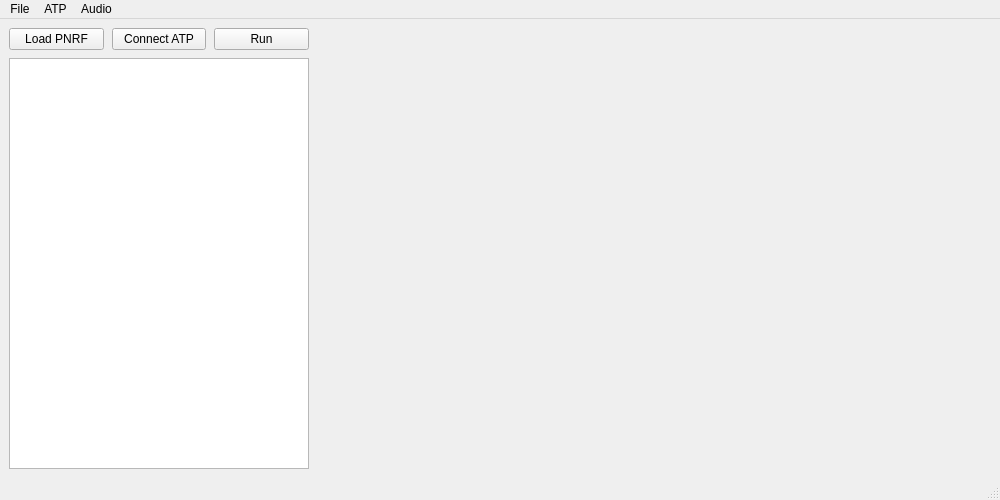
<?xml version="1.0" encoding="UTF-8"?>
<ui version="4.0">
 <class>MainWindow</class>
 <widget class="QMainWindow" name="MainWindow">
  <property name="geometry">
   <rect>
    <x>0</x>
    <y>0</y>
    <width>1000</width>
    <height>500</height>
   </rect>
  </property>
  <property name="windowTitle">
   <string>PNRF ATP Simulation</string>
  </property>
  <widget class="QWidget" name="centralwidget">
   <layout class="QHBoxLayout" name="horizontalLayout">
    <item>
     <widget class="QWidget" name="widget" native="true">
      <property name="minimumSize">
       <size>
        <width>100</width>
        <height>0</height>
       </size>
      </property>
      <property name="maximumSize">
       <size>
        <width>300</width>
        <height>16777215</height>
       </size>
      </property>
      <layout class="QVBoxLayout" name="verticalLayout">
       <property name="spacing">
        <number>8</number>
       </property>
       <property name="leftMargin">
        <number>0</number>
       </property>
       <property name="topMargin">
        <number>0</number>
       </property>
       <property name="rightMargin">
        <number>0</number>
       </property>
       <property name="bottomMargin">
        <number>0</number>
       </property>
       <item>
        <layout class="QHBoxLayout" name="horizontalLayout_2">
         <item>
          <widget class="QPushButton" name="pushButton_LoadFile">
           <property name="text">
            <string>Load PNRF</string>
           </property>
          </widget>
         </item>
         <item>
          <widget class="QPushButton" name="pushButton_Connect_ATP">
           <property name="text">
            <string>Connect ATP</string>
           </property>
          </widget>
         </item>
         <item>
          <widget class="QPushButton" name="pushButton_ATP_Run">
           <property name="text">
            <string>Run</string>
           </property>
          </widget>
         </item>
        </layout>
       </item>
       <item>
        <widget class="QTextEdit" name="textEdit"/>
       </item>
      </layout>
     </widget>
    </item>
    <item>
     <widget class="QCustomPlot" name="customPlot" native="true">
      <property name="sizePolicy">
       <sizepolicy hsizetype="Preferred" vsizetype="Preferred">
        <horstretch>0</horstretch>
        <verstretch>0</verstretch>
       </sizepolicy>
      </property>
     </widget>
    </item>
   </layout>
  </widget>
  <widget class="QMenuBar" name="menubar">
   <property name="geometry">
    <rect>
     <x>0</x>
     <y>0</y>
     <width>1000</width>
     <height>21</height>
    </rect>
   </property>
   <widget class="QMenu" name="menupnrf_File">
    <property name="title">
     <string>File</string>
    </property>
    <addaction name="actionLoad_file"/>
    <addaction name="actionClear_file"/>
   </widget>
   <widget class="QMenu" name="menuATP">
    <property name="title">
     <string>ATP</string>
    </property>
    <addaction name="actionSettings"/>
    <addaction name="separator"/>
    <addaction name="actionConnect"/>
    <addaction name="actionStart"/>
    <addaction name="separator"/>
    <addaction name="actionRebuild_ATP"/>
   </widget>
   <widget class="QMenu" name="menuAudio">
    <property name="title">
     <string>Audio</string>
    </property>
    <addaction name="actionConnect_2"/>
    <addaction name="actionAuto_Run"/>
    <addaction name="actionSelect_Path"/>
   </widget>
   <addaction name="menupnrf_File"/>
   <addaction name="menuATP"/>
   <addaction name="menuAudio"/>
  </widget>
  <widget class="QStatusBar" name="statusbar">
   <property name="enabled">
    <bool>true</bool>
   </property>
  </widget>
  <action name="actionLoad_file">
   <property name="text">
    <string>Load PNRF File</string>
   </property>
  </action>
  <action name="actionClear_file">
   <property name="text">
    <string>Clear PNRF File</string>
   </property>
  </action>
  <action name="actionSettings">
   <property name="text">
    <string>Settings</string>
   </property>
  </action>
  <action name="actionConnect">
   <property name="checkable">
    <bool>true</bool>
   </property>
   <property name="text">
    <string>Connect</string>
   </property>
  </action>
  <action name="actionStart">
   <property name="text">
    <string>Start</string>
   </property>
  </action>
  <action name="actionSettings_2">
   <property name="text">
    <string>Settings</string>
   </property>
  </action>
  <action name="actionShow_Graphics">
   <property name="checkable">
    <bool>true</bool>
   </property>
   <property name="text">
    <string>Show Graphics</string>
   </property>
  </action>
  <action name="actionRebuild_ATP">
   <property name="text">
    <string>Rebuild ATP</string>
   </property>
  </action>
  <action name="actionConnect_2">
   <property name="checkable">
    <bool>true</bool>
   </property>
   <property name="text">
    <string>Enable</string>
   </property>
  </action>
  <action name="actionAuto_Run">
   <property name="checkable">
    <bool>true</bool>
   </property>
   <property name="text">
    <string>Auto Run</string>
   </property>
  </action>
  <action name="actionSelect_Path">
   <property name="text">
    <string>Select Path</string>
   </property>
  </action>
 </widget>
 <customwidgets>
  <customwidget>
   <class>QCustomPlot</class>
   <extends>QWidget</extends>
   <header location="global">qcustomplot.h</header>
   <container>1</container>
  </customwidget>
 </customwidgets>
 <resources/>
 <connections/>
</ui>
